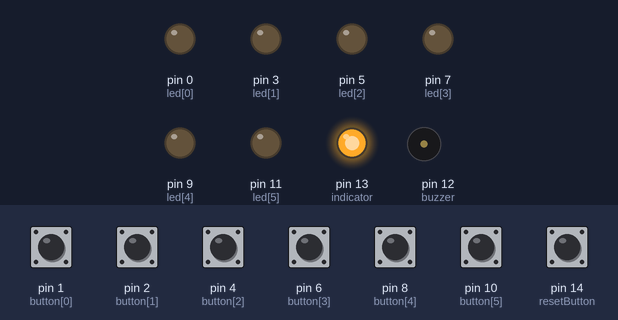
Bench run of a sketch on a simulated Arduino Uno, built with avr-gcc and run on an emulated ATmega328P. Shown: output pins drawn as LEDs (lit = HIGH), buzzer (waves = sounding, pin HIGH). Dashed ring = blinking. The inputs (shaded band) are chosen by the test bench; at power-on: pin 1 (button[0]), pin 2 (button[1]), pin 4 (button[2]), pin 6 (button[3]), pin 8 (button[4]), pin 10 (button[5]), pin 14 (resetButton) HIGH.

Above: at 1.5 s.
1.6 s: pin 1 (button[0]) pulled LOW for 0.15 s
At 2.1 s:
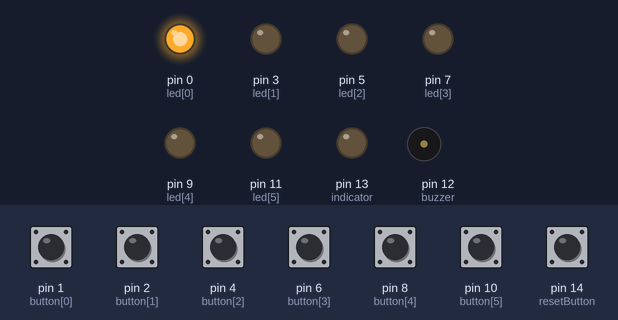
3.2 s: pin 14 (resetButton) pulled LOW for 0.15 s
At 3.4 s:
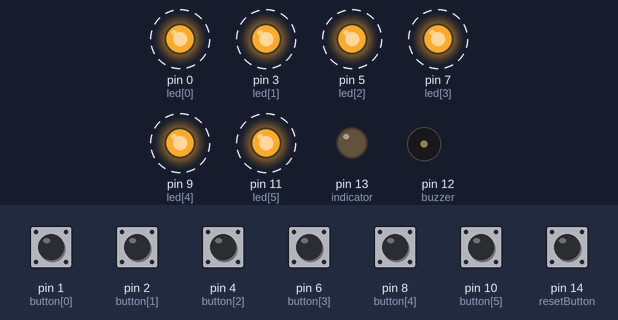
5.1 s: pin 2 (button[1]) pulled LOW for 0.15 s
At 6.0 s:
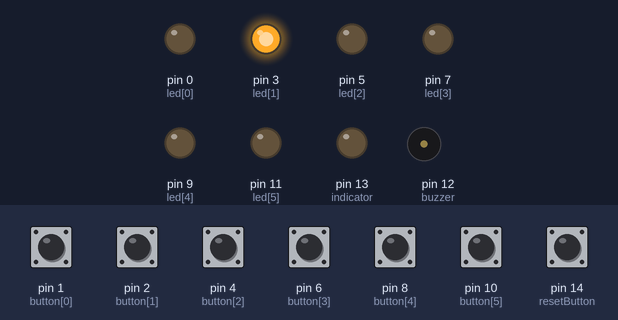
6.7 s: pin 14 (resetButton) pulled LOW for 1 s
At 7.75 s:
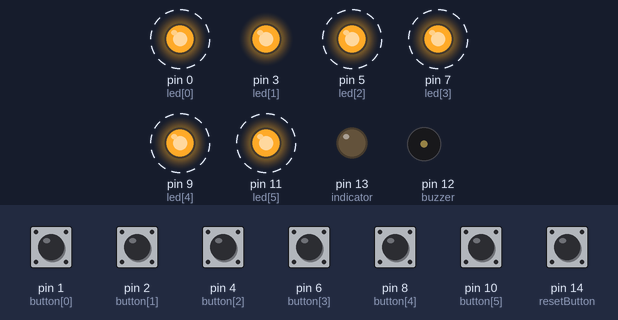
9.5 s: pin 4 (button[2]) pulled LOW for 0.15 s
At 10.5 s:
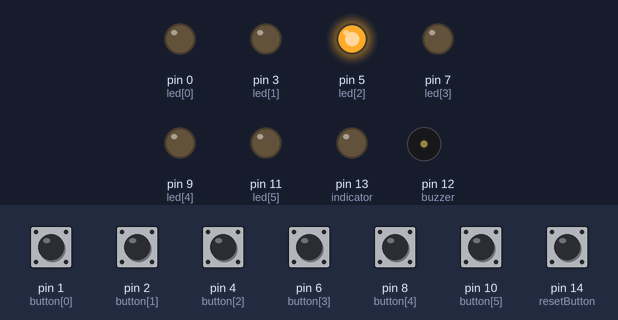
Timing chart, 0 to 12.1 s (numbered marks = the images above; inputs shaded):
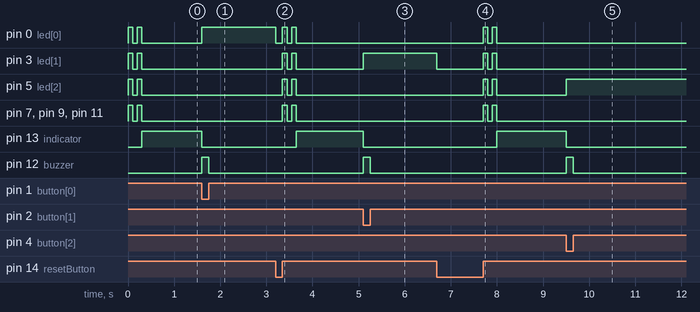

Measured:
- after the input at 1.6 s, pin 0 (led[0]): LOW → HIGH at once; pin 13 (indicator): HIGH → LOW at once; pin 12 (buzzer): LOW → HIGH at once, → LOW 0.15 s later
- after the input at 3.2 s, pin 0 (led[0]): alternates HIGH for 0.10 s and LOW for 0.13 s, 5 changes in all, then stays LOW, starting at once; pin 3 (led[1]): alternates HIGH for 0.10 s and LOW for 0.10 s, 4 changes in all, then stays LOW, starting after 0.15 s
- after the input at 5.1 s, pin 3 (led[1]): LOW → HIGH at once; pin 13 (indicator): HIGH → LOW at once; pin 12 (buzzer): LOW → HIGH at once, → LOW 0.15 s later
- after the input at 6.7 s, pin 0 (led[0]), pin 5 (led[2]), pin 7 (led[3]), pin 9 (led[4]), pin 11 (led[5]): alternates HIGH for 0.10 s and LOW for 0.10 s, 4 changes in all, then stays LOW, starting after 1.0 s; pin 3 (led[1]): goes LOW 1.0 s, HIGH 0.10 s, LOW 0.10 s, HIGH 0.10 s, then LOW, starting at once; pin 13 (indicator): LOW → HIGH after 1.3 s
- after the input at 9.5 s, pin 5 (led[2]): LOW → HIGH at once; pin 13 (indicator): HIGH → LOW at once; pin 12 (buzzer): LOW → HIGH at once, → LOW 0.15 s later

The sketch:

Buzzer_Buttons.ino
```cpp
//Made by DREWuhPicture

#define numButtons 6

//Define pins
byte button[] = {1, 2, 4, 6, 8, 10};
byte led[] = {0, 3, 5, 7, 9, 11};
#define buzzer 12
#define indicator 13
#define resetButton 14

boolean flag = false;
byte countdown = numButtons - 1;
boolean buttonState[numButtons];

void setup(){
  pinMode(buzzer, OUTPUT);
  pinMode(indicator, OUTPUT);
  pinMode(resetButton, INPUT_PULLUP);
  for (int i = 0; i < numButtons; i++){
    pinMode(button[i], INPUT_PULLUP);
    pinMode(led[i], OUTPUT);
    buttonState[i] = false;
  }

  doubleFlash();
  digitalWrite(indicator, HIGH);
}

void loop() {
  //check for reset if exited the sweeping loop
  if (digitalRead(resetButton) == LOW)
    reset();

  //Sweep until someone pushes a button AND, once pushed, check the other buttons one last time
  while (countdown > 0){
    for (int i = 0; i < numButtons; i++){
      if (countdown > 0){
        if(flag){
          countdown--;
        }
        if (digitalRead(button[i]) == LOW){
          buttonState[i] = true;
          flag = true;
          digitalWrite(buzzer, HIGH);
        }
      }
    }
  }

  //Illuminate the winning LED(s)
  for (int i = 0; i < numButtons; i++){
    if (buttonState[i] == true){
      digitalWrite(led[i], HIGH);
    }
  }

  //Turn on buzzer for as long as the winning person(s) holds their button(s) down
  if (flag){
    digitalWrite(indicator, LOW);
    boolean temp = false;
    for (int i = 0; i < numButtons; i++){
      if (buttonState[i]){
        if (digitalRead(button[i]) == LOW)
          temp = true;
      }
    }
    if (!temp){
      flag = false;
      digitalWrite(buzzer, LOW);
    }
  }
}

void reset(){
  digitalWrite(indicator, LOW);
  allOff();

  //Actual important shit to reset
  flag = false;
  countdown = numButtons - 1;
  for (int i = 0; i < numButtons; i++){
    buttonState[i] = false;
  }

  //wait until button is released, then flash lights to show reset is complete
  while (digitalRead(resetButton) == LOW){}
  doubleFlash();
  digitalWrite(indicator, HIGH);
}

void doubleFlash(){
  allOn();
  delay(100);
  allOff();
  delay(100);
  allOn();
  delay(100);
  allOff();
}

void allOn(){
  for (int i = 0; i < numButtons; i++){
    digitalWrite(led[i], HIGH);
  }
}

void allOff(){
  for (int i = 0; i < numButtons; i++){
    digitalWrite(led[i], LOW);
  }
}
```
